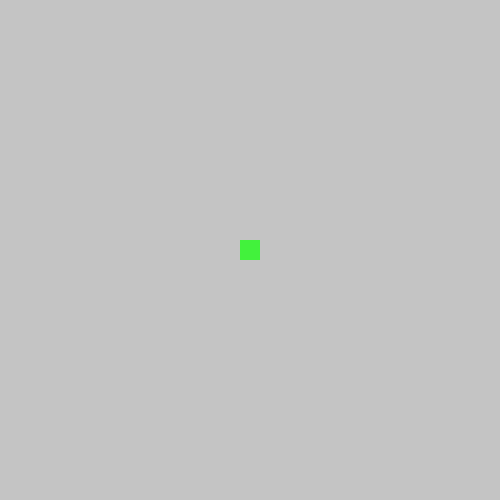
Frame 1 (no input)
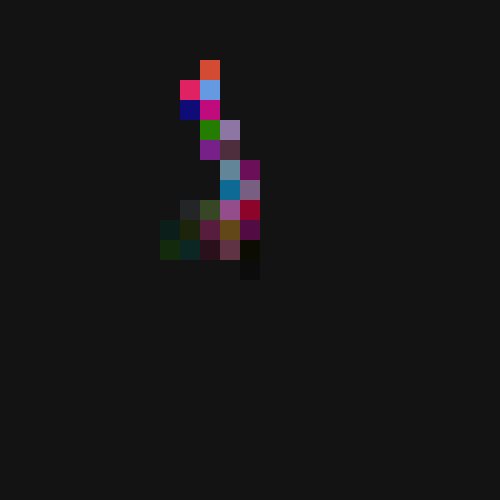
Frame 60 (the mouse pressed at the canvas centre just before this capture)
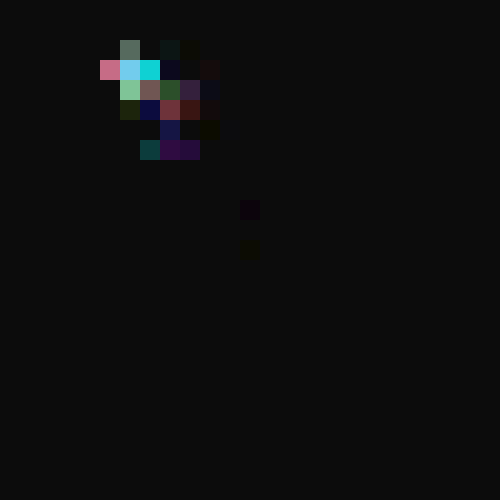
Frame 120 (the mouse held since frame 60 and released just before this capture)

The Processing sketch that drew these frames (run headless with seeded random() and noise(); from frame 60 on, the mouse is pressed at the canvas centre):

// Processing sketch: processing_72615
// ── processing_72615.pde

float x=250;
float y=250;
void setup()
{
  size(500, 500);
  smooth();
  frameRate(40);
}
void draw()
{
  noStroke();
  int a=int(random(0, 4));
  fill(0, 0, 0, 10);
  rect(0, 0, width, height);
  fill(random(255),random(255),random(255));
  quad(x+10,y+10,x+10,y-10,x-10,y-10,x-10,y+10);
  if (a == 0)
  {
    x=x+20;
  }
  else if (a == 1)
  { 
    x=x-20;
  }
  else if (a == 2)
  {
    y=y+20;
  }
  else
  {
    y=y-20;
  }
  if (x<0)
  {
    x=random(500);
  }
  if (x>500)
  {
    x=random(500);
  }
  if (y<0)
  {
    y=random(500);
  }
  if (y>500)
  {
    y=random(500);
  }
}
